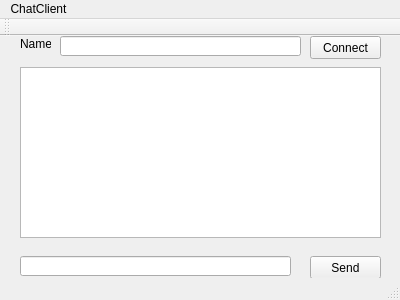
<?xml version="1.0" encoding="UTF-8"?>
<ui version="4.0">
 <class>MainWindow</class>
 <widget class="QMainWindow" name="MainWindow">
  <property name="geometry">
   <rect>
    <x>0</x>
    <y>0</y>
    <width>400</width>
    <height>300</height>
   </rect>
  </property>
  <property name="windowTitle">
   <string>MainWindow</string>
  </property>
  <widget class="QWidget" name="centralWidget">
   <widget class="QLineEdit" name="messageInput">
    <property name="geometry">
     <rect>
      <x>20</x>
      <y>220</y>
      <width>271</width>
      <height>20</height>
     </rect>
    </property>
   </widget>
   <widget class="QTextBrowser" name="chatDisplay">
    <property name="geometry">
     <rect>
      <x>20</x>
      <y>31</y>
      <width>361</width>
      <height>171</height>
     </rect>
    </property>
   </widget>
   <widget class="QPushButton" name="sendButton">
    <property name="geometry">
     <rect>
      <x>310</x>
      <y>220</y>
      <width>71</width>
      <height>23</height>
     </rect>
    </property>
    <property name="text">
     <string>Send</string>
    </property>
   </widget>
   <widget class="QLabel" name="nameLabel">
    <property name="geometry">
     <rect>
      <x>20</x>
      <y>0</y>
      <width>31</width>
      <height>16</height>
     </rect>
    </property>
    <property name="text">
     <string>Name:</string>
    </property>
   </widget>
   <widget class="QLineEdit" name="nameInput">
    <property name="geometry">
     <rect>
      <x>60</x>
      <y>0</y>
      <width>241</width>
      <height>20</height>
     </rect>
    </property>
   </widget>
   <widget class="QPushButton" name="connectButton">
    <property name="geometry">
     <rect>
      <x>310</x>
      <y>0</y>
      <width>71</width>
      <height>23</height>
     </rect>
    </property>
    <property name="text">
     <string>Connect</string>
    </property>
   </widget>
  </widget>
  <widget class="QMenuBar" name="menuBar">
   <property name="geometry">
    <rect>
     <x>0</x>
     <y>0</y>
     <width>400</width>
     <height>21</height>
    </rect>
   </property>
   <widget class="QMenu" name="menuChatClient">
    <property name="title">
     <string>ChatClient</string>
    </property>
   </widget>
   <addaction name="menuChatClient"/>
  </widget>
  <widget class="QToolBar" name="mainToolBar">
   <attribute name="toolBarArea">
    <enum>TopToolBarArea</enum>
   </attribute>
   <attribute name="toolBarBreak">
    <bool>false</bool>
   </attribute>
  </widget>
  <widget class="QStatusBar" name="statusBar"/>
 </widget>
 <layoutdefault spacing="6" margin="11"/>
 <resources/>
 <connections/>
</ui>
